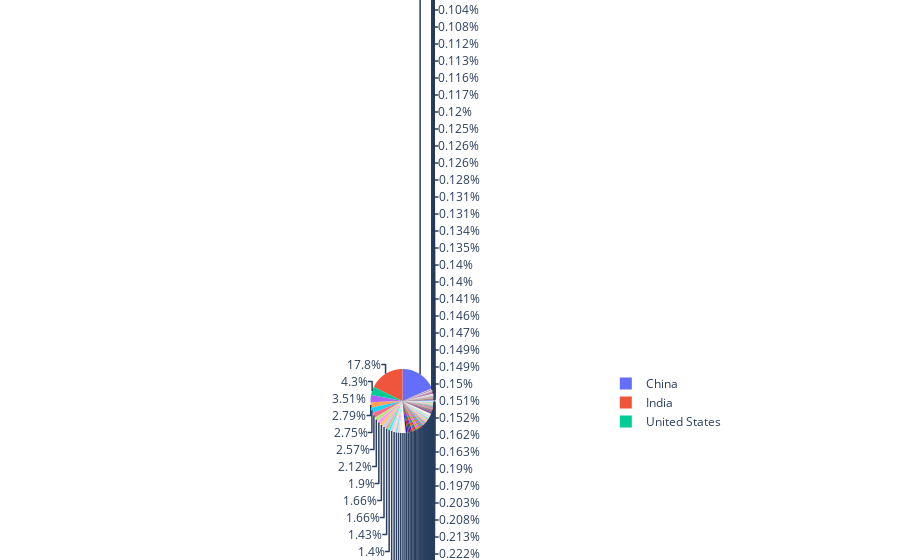

Source (notebook cell):
### Markdown cell above
### Adatok megjelenítése

Plotly megjelenítése Jupyter Book-ban as interaktív felület miatt esetenként nem tölt be. Az ábrák stabil megjelenítése érdekében képként mentjük és azt nyitjuk megazokat.
Jupyter jegyzetben megjelenítésre több lehetőség van:
- ábrát tartalmazó változó nevével pl.: <code>fig</code>
- <code>show</code> metódussal <code>fig.show()</code>
- <code>display</code> paranccsal <code>display(fig)</code>

### Code cell
fig = px.pie(df, values="population", names="countryName")

fig

### Figure 1 — Plotly figure (JSON) as saved in the notebook; plotly's stock layout.template omitted (floating-point values rounded to 4 significant figures; data arrays with more than 128 entries replaced by an {"elided": "..."} marker saying what was removed)
{"data": [{"domain": {"x": [0, 1], "y": [0, 1]}, "hovertemplate": "countryName=%{label}<br>population=%{value}<extra></extra>", "labels": {"elided": "250 str values"}, "legendgroup": "", "name": "", "showlegend": true, "type": "pie", "values": {"elided": "250 int values"}}], "layout": {"legend": {"tracegroupgap": 0}, "margin": {"t": 60}}}
